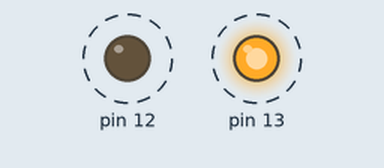
Bench run of a sketch on a simulated Arduino Uno, built with avr-gcc and run on an emulated ATmega328P. On the bench: output pins drawn as LEDs (lit = HIGH). Dashed ring = blinking.

Above: at 0.2 s.
Timing chart, 0 to 5.8 s (numbered marks = the images above):
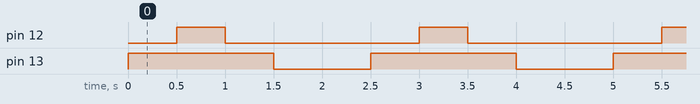

The sketch:

neat_blorr_lahdi1__1_.ino
```cpp
void setup()
{
  pinMode(13, OUTPUT);
  pinMode(12, OUTPUT);
}

void loop()
{
  digitalWrite(13, HIGH);
  delay(500);
  digitalWrite(12, HIGH);
  delay(500);
  digitalWrite(12, LOW);
  delay(500);
  digitalWrite(13, LOW);
  delay(1000);


}
```

Measured:
- by itself, pin 12: alternates HIGH for 0.50 s and LOW for 2.0 s
- by itself, pin 13: alternates HIGH for 1.5 s and LOW for 1.0 s
- by itself, everything shown: repeats every 2.5 s, in 4 steps
